Frame 1 (no input): blank canvas, image omitted
Frame 60 (no input): blank canvas, image omitted
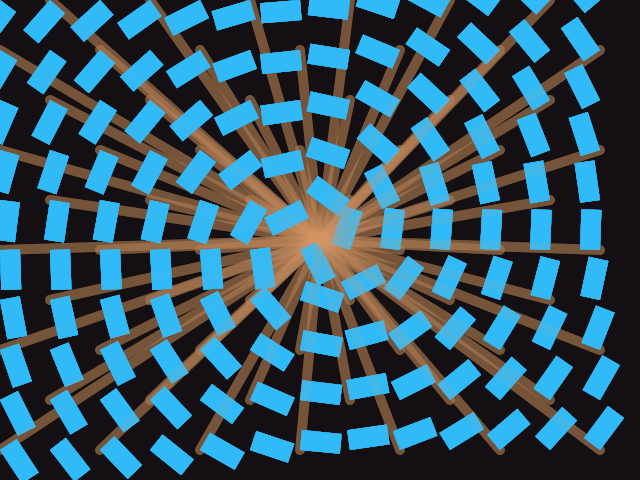
Frame 120 (the mouse pressed at the canvas centre since frame 60)

The p5.js sketch whose frames 1 and 60 were blank and that drew this single picture after the mouse press (run headless with seeded random() and noise() and a simulated clock; from frame 60 on, the mouse is pressed at the canvas centre):

// p5.js sketch
// ── sketch.js
var w = 640;
var h = 480;
var tanRotate = 0;

function setup() {
  createCanvas(w, h);
  background(20, 15, 20);
}

function draw() {
  background(20, 15, 20, 20);
  for(var i = 0; i < width; i+=50){
  	for(var j = 0; j< height; j+=50){
    	strokeWeight((i+j)%20);
  	 	stroke(200+(mouseX+mouseY)%55, 150, 100, mouseX%50);
  	 	line(mouseX, mouseY, i, j);
      push();
      tanRotate = atan2(mouseY-j, mouseX-i);
      translate(i, j);
      rotate(tanRotate);
      strokeWeight((mouseX+mouseY)%20);
      stroke(219, 112, (mouseX+mouseY)%255, mouseX%50+20);
  	 	fill((mouseX+mouseY)%255, 191, 255, mouseY%50+150);
  	 	rect(0, 0, (mouseX+i)%50, (mouseY+j)%50);
      pop();
  	}
  }
    
}
